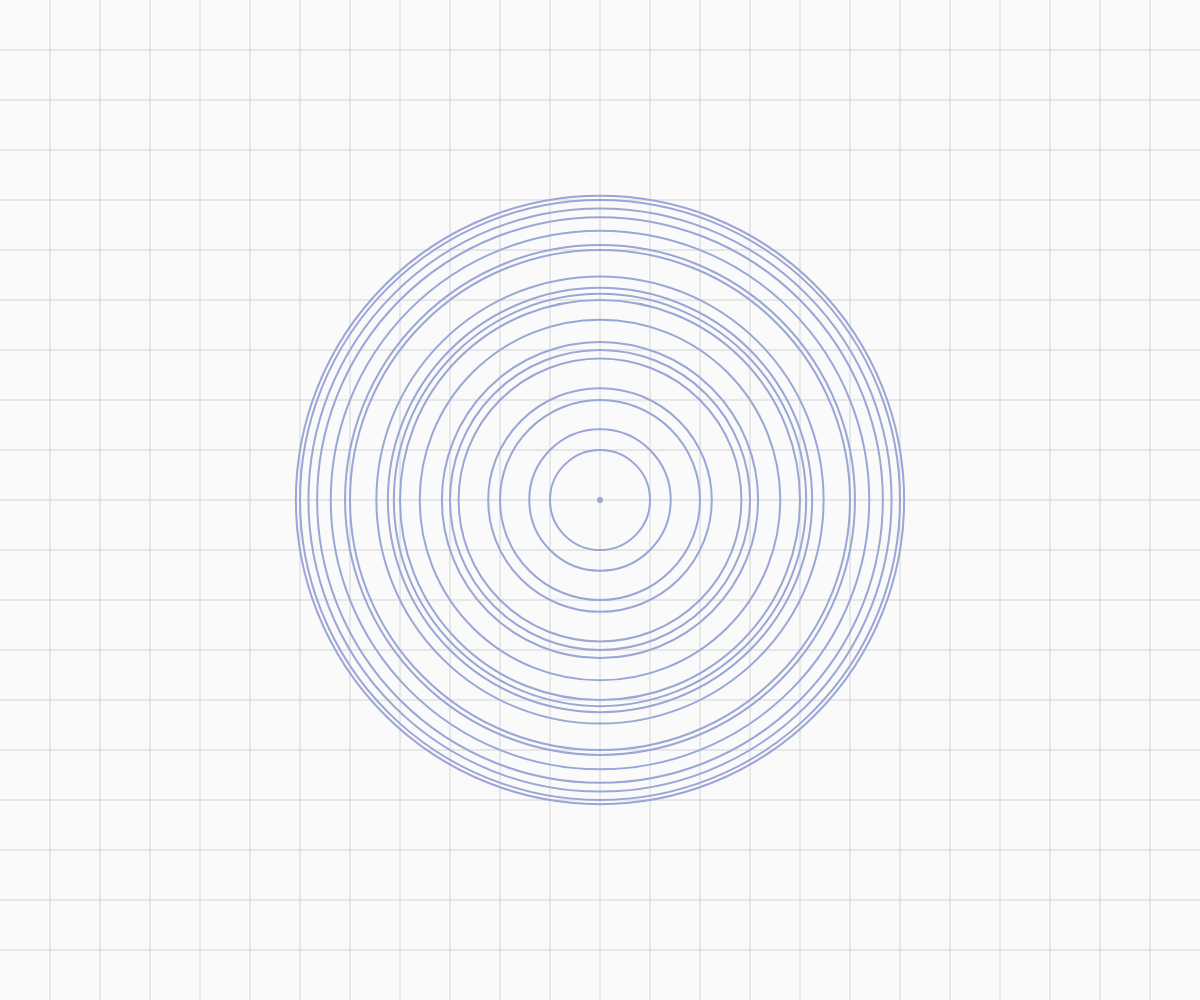
Frame 1 (no input)
Frame 60 (no input): identical to frame 1, image omitted
Frame 120 (the mouse pressed at the canvas centre since frame 60): identical to frame 1, image omitted

The p5.js sketch that drew this single still picture (run headless with seeded random() and noise() and a simulated clock; from frame 60 on, the mouse is pressed at the canvas centre):

// p5.js sketch
// ── sketch.js

// Declare VAR'S up here
var s;
var gridType;
var maxM;
var c;

function setup() {
	angleMode(DEGREES);
	s = int(prompt("Number of pixels in 1 unit of length (eg: 50): "));
	if (isNaN(s)){
		s = 50;
	}
	gridType = int(prompt("The grid type (3:isometric, 4:square): "));
	if (isNaN(gridType) || gridType<3 || gridType>4){
		gridType = 4;
	}
	maxM = abs(int(prompt("Number of concentric circles: ")));
	if (isNaN(maxM)){
		maxM = 20;
	}
	c = [];
	initCircles();
  W = window.innerWidth;
	H = window.innerHeight;
  canvas = createCanvas(W, H);
}


function draw() {
	// draw in here
	translate(W/2,H/2);
	background(250,250,250);
	if (gridType===3){
	    isoGrid();    
	} else if (gridType===4) {
	    squareGrid();
	}

	stroke(154, 166, 214);
	strokeWeight(6);
	drawPoint(0,0);
	
	strokeWeight(2);
	drawConcentric();
}



function drawPoint(x,y){
    point(x*s,y*s);  
};
function drawCircle(r){
    noFill();
    ellipse(0,0,2*r*s,2*r*s);    
};
function squareGrid(){
    strokeWeight(1);
    stroke(156,156,156,100);
    for (var x=s; x<W/2; x+=s){
        line(x,-H/2,x,H/2);
    }
    for (var x=0; x>-W/2; x-=s){
        line(x,-H/2,x,H/2);
    }
    for (var y=s; y<H/2; y+=s){
        line(-W/2,y,W/2,y);
    }
    for (var y=0; y>-H/2; y-=s){
        line(-W/2,y,W/2,y);
    }
};
function isoGrid(){
    strokeWeight(1);
    stroke(156,156,156,100);
    for (var y=0; y<H/2; y+=s*cos(30)){
        line(-W/2,y,W/2,y);
    }
    for (var y=0; y>-H/2; y-=s*cos(30)){
        line(-W/2,y,W/2,y);
    }
    for (var y=0; y>-(H+W)/4-(H+W)/2*sqrt(2); y-=(s*2)*cos(30)){
        line(-W/2,y-W*sin(60),W/2,y+W*sin(60));
        line(-W/2,y+W*sin(60),W/2,y-W*sin(60));
    }
    for (var y=0; y<(H+W)/4+(H+W)/2*sqrt(2); y+=(s*2)*cos(30)){
        line(-W/2,y-W*sin(60),W/2,y+W*sin(60));
        line(-W/2,y+W*sin(60),W/2,y-W*sin(60));
    }
}
function primeFactorisation(n){
	var i = 2;
	var factors = [];
	while (i*i <= n){
		if (n%i){
			i+=1;
		} else {
			n = Math.floor(n/i);
			factors.push(i);
		}
	}
	if (n>1){
		factors.push(n);
	}
	return factors;
}

function prime_factors_powers(factors){
    var new_factors = [];
    var fNum = 0;
    while (fNum < factors.length){
        var current = factors[fNum];
        var n = 0;
        var elem = 0;
        while (elem < factors.length){
            if (factors[elem] === current){
                n += 1;
            }
            elem += 1;
        }
        new_factors.push([current, n]);
        elem = 0;
        while (elem < factors.length){
            if (factors[elem] === current){
                factors.splice(elem,1);
            } else {
                elem += 1;
            }
        }
    }
    return new_factors;
}

function parse_Q_primes_odd_exponent(prime_powers){
  for (var i=0; i<prime_powers.length; i+=1){
      if (((prime_powers[i][0]+1) % gridType)===0){
          if (prime_powers[i][1] % 2){
              return false;
          }
      }
  }
  return true;
}

function initCircles(){
	for (var m=0; c.length<maxM; m+=1){
		if (parse_Q_primes_odd_exponent(prime_factors_powers(primeFactorisation(m)))){
			c.push(m);
		}
	}
	print(c);
}
function drawConcentric(){
    for (var i=0; i<maxM; i+=1){
        drawCircle(sqrt(c[i]));
    }	
};


window.onresize = function() {
  resizeCanvas(windowWidth, windowHeight);
  W = windowWidth;
  H = windowHeight
};

/*
mouseClicked = function(){
	if (gridType === 4){
		gridType = 3;
	} else {
		gridType = 4;
	}
}
*/

// Other functions down here
